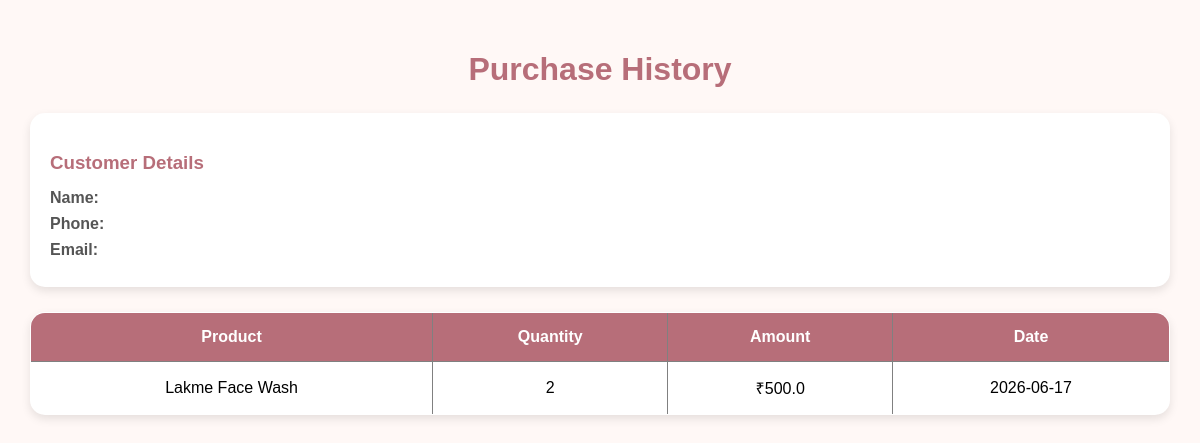
Page /history/1 on the committed database.
### tables this page shows
CREATE TABLE purchase_history(
    id INTEGER PRIMARY KEY AUTOINCREMENT,
    customer_id INTEGER,
    product_name TEXT,
    quantity INTEGER,
    amount REAL,
    purchase_date TEXT
);

### crm.py (the view)
@app.route('/history/<int:id>')
def history(id):
    conn = sqlite3.connect("beautycrm.db")
    cursor = conn.cursor()
    cursor.execute(
        "SELECT * FROM customers WHERE id=?",
        (id,)
    )
    customer = cursor.fetchone()
    cursor.execute("""
    SELECT product_name, quantity, amount, purchase_date
    FROM purchase_history
    WHERE customer_id = ?
    """, (id,))
    history = cursor.fetchall()
    print("History:",history)
    conn.close()
    return render_template(
        "purchase_history.html",
        customer = customer,
        history = history
    )

### templates/purchase_history.html (shortened to what this page needs)
<!DOCTYPE html>
<html>
<head>
    <link rel="stylesheet" href="{{url_for('static',filename='purchase_history.css')}}">
</head>
<body>
<div class="container">
    <h1>Purchase History</h1>
    <div class="customer-card">
        <h3>Customer Details</h3>
        <p><strong>Name:</strong> {{ customer[1] }}</p>
        <p><strong>Phone:</strong> {{ customer[2] }}</p>
        <p><strong>Email:</strong> {{ customer[3] }}</p>
    </div>
    <table border="1">
    <tr>
        <th>Product</th>
        <th>Quantity</th>
        <th>Amount</th>
        <th>Date</th>
    </tr>
    {% for item in history %}
    <tr>
        <td>{{ item[0] }}</td>
        <td>{{ item[1] }}</td>
        <td>₹{{ item[2] }}</td>
        <td>{{ item[3] }}</td>
    </tr>
    {% endfor %}
</table>
</div>
</body>
</html>

### static/purchase_history.css (style rules this page uses)
body { margin: 0; padding: 30px; font-family: Arial, sans-serif; background: #FFF8F6; }
.container { max-width: 1200px; margin: auto; }
h1 { text-align: center; color: #B76E79; margin-bottom: 25px; }
.customer-card { background: white; padding: 20px; border-radius: 15px; box-shadow: 0 4px 10px rgba(0,0,0,0.1); margin-bottom: 25px; }
.customer-card h3 { color: #B76E79; margin-bottom: 15px; }
.customer-card p { margin: 8px 0; color: #555; }
table { width: 100%; border-collapse: collapse; background: white; border-radius: 15px; overflow: hidden; box-shadow: 0 4px 10px rgba(0,0,0,0.1); }
th { background: #B76E79; color: white; padding: 15px; text-align: center; }
td { padding: 15px; text-align: center; border-bottom: 1px solid #f0d8dc; }

### rows in the picture
purchase_history: product_name "Lakme Face Wash", quantity "2", amount "500.0", purchase_date "2026-06-17"
